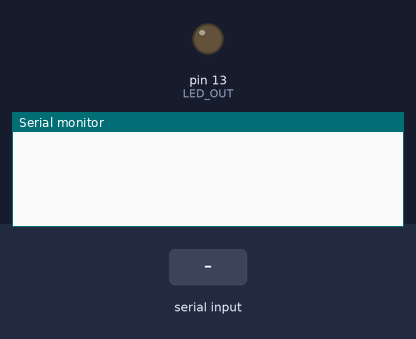
Bench run of a sketch on a simulated Arduino Uno, built with avr-gcc and run on an emulated ATmega328P. Shown: output pins drawn as LEDs (lit = HIGH), the last lines printed to the serial monitor. Inputs (shaded band) come from the test bench.

Above: at 1.2 s.
1.3 s: "90,45\n" received over Serial
At 2.5 s:
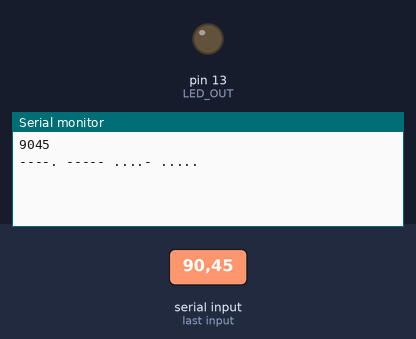
2.8 s: "30,150\n" received over Serial
At 3.9 s:
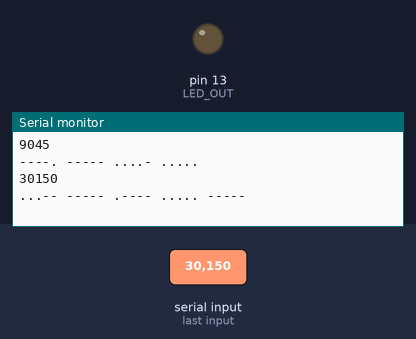
4.3 s: "32\n" received over Serial
At 4.8 s:
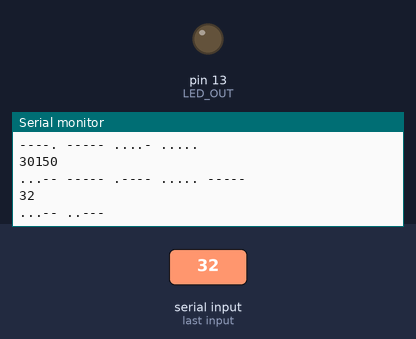

The sketch:

Text-To-Morse.ino
```cpp
// The following code accepts strings (ended by CR or NL) and prints the equivalent morse code of the string.
// The printed morse code is also sent on a pin (default: LED_BUILTIN) to display it with correct time units
// Danila Fedotov; last edited: 11/03/2022

#define DEBUG_MODE
#define DEBUG_PRINT_WORD_SPACES
#define DEBUG_LETTER_SPACE_CHAR ' ' //Char that represents space between letter sequences
#define DEBUG_WORD_SPACE_CHAR '\n'  //Char that represents space between word sequences
#define DEBUG_DASH_CHAR '-'         //Char that represents dash
#define DEBUG_DOT_CHAR '.'          //Char that represents dot

// #define TIMED_MODE //if defined, executes delays for morse code, otherwise instantenous prints

#define LED_OUT LED_BUILTIN //LED used to display morse code

#define TIME_UNIT               1000  //Used to change time constant (default: 1000ms)
#define DOT_LENGTH              1     //Length of dot in number of time units
#define DASH_LENGTH             3     //Length of dash in number of time units
#define LETTER_SPACE_LENGTH     3     //Length of space between dots and dashed in time units
#define WORD_SPACE_LENGTH       7     //Length of space between words in time units
#define INTER_LENGTH            1     //Length between symbools

#define DOT_TIME            (TIME_UNIT * DOT_LENGTH) //Dot time after time unit applied
#define DASH_TIME           (TIME_UNIT * DASH_LENGTH) //Dash time after time unit applied
#define LETTER_SPACE_TIME   (TIME_UNIT * LETTER_SPACE_LENGTH)//Time for space between dots and dashes after time units applied
#define WORD_SPACE_TIME     (TIME_UNIT * (WORD_SPACE_LENGTH - LETTER_SPACE_LENGTH)) //Time for space between words after time units applied
#define INTER_TIME          (TIME_UNIT * INTER_LENGTH) //Time between symbols

//Dynamic character array structure
typedef struct {
  char *array;
  uint8_t size;
} char_array;

//Function definitons
void send_morse_letter(uint8_t enc);
uint8_t encode_to_morse_seq(char ch);
void insert_array(char_array *a, char element);
void flush_array(char_array *a);
void send_morse_string();
char to_upper_case(char ch);
boolean is_morse_char(char ch);

void send_code(uint16_t time_delay, char ch, uint8_t pin_state);
void send_letter_space();
void send_word_space();
void send_dash();
void send_dot();
void send_inter();

//Global Variables
char_array serial_buffer; // Serial buffer to store all characters sent via UART

const PROGMEM uint8_t morse_enc[37] = { //Morse sequences each encoded in 1 byte; encoding: 0b[XXXXX][XXX] / 0b[Sequence][Sequence Length]
  0b01000010, //A
  0b10000100, //B
  0b10100100, //C
  0b10000011, //D
  0b00000001, //E
  0b00100100, //F
  0b11000011, //G
  0b00000100, //H
  0b00000010, //I
  0b01110100, //J
  0b10100011, //K
  0b01000100, //L
  0b11000010, //M
  0b10000010, //N
  0b11100011, //O
  0b01100100, //P
  0b11010100, //Q
  0b01000011, //R
  0b00000011, //S
  0b10000001, //T
  0b00100011, //U
  0b00010100, //V
  0b01100011, //W
  0b10010100, //X
  0b10110100, //Y
  0b11000100, //Z
  0b11111101, //0
  0b01111101, //1
  0b00111101, //2
  0b00011101, //3
  0b00001101, //4
  0b00000101, //5
  0b10000101, //6
  0b11000101, //7
  0b11100101, //8
  0b11110101, //9
  0b00000111  //SPACE
};

void setup() {
  Serial.begin(9600);
  pinMode(LED_OUT, OUTPUT);
  serial_buffer.size = 0;
}

void loop() {
  if (Serial.available()) {
    char ch = to_upper_case(Serial.read()); //Capitalises if letter
    if (is_morse_char(ch)) {
      if ((ch == 32) && (serial_buffer.array[serial_buffer.size - 1] == 32)) {
        return;
      }
      insert_array(&serial_buffer, ch);
    } else if ((ch == 13) || (ch == 10)) {
      send_morse_string();
    }
  }
}

void send_morse_letter(uint8_t enc) { // accepts encoded morse sequence byte
  uint8_t len = (enc & 0b00000111); //3 LSBs are bits to represent morse sequence length
  if (len == 7) { //Encoding for space
    send_word_space();
    return;
  }
  for (uint8_t i = 0; i < len; i++) { //Move through byte sequence
    if (((enc << i) & 0b10000000) == 0b10000000) { //Test if front bit is dot (0) or dash(1)
      send_dash();
    } else {
      send_dot();
    }
    if (i == len - 1) {
      send_letter_space();
    } else {
      send_inter();
    }
  }
}

// Only accepts capitalized alphanums
uint8_t encode_to_morse_seq(char ch) {
  uint8_t offset = 0;
  if ((ch > 64) && (ch < 91 )) {
    offset = ch - 'A';
  } else if ((ch > 47) && (ch < 58)) {
    offset = ch - '0' + 26;
  } else if (ch == 32) {
    offset = 36;
  }
  return pgm_read_byte_near(morse_enc + offset);
}

void insert_array(char_array * a, char element) {
  a->size++;
  a->array = (char*) realloc(a->array, a->size); //Increase array size
  a->array[a->size - 1] = element;
}

void flush_array(char_array * a) {
  free(a->array); //Clear array
  a->array = NULL;
  a->size = 0;
}

void send_morse_string() {
  //Print normal string
  for (int i = 0; i < serial_buffer.size; i++) {
#ifdef DEBUG_MODE
    Serial.print(serial_buffer.array[i]);
#endif
  }
#ifdef DEBUG_MODE
  Serial.println('\n');
#endif

  //Send/Print Morse Code
  for (int i = 0; i < serial_buffer.size; i++) {
    send_morse_letter(encode_to_morse_seq(serial_buffer.array[i]));
  }
#ifdef DEBUG_MODE
  Serial.print('\n');
#endif
  flush_array(&serial_buffer);
}

void send_letter_space() {
  send_code(LETTER_SPACE_TIME, DEBUG_LETTER_SPACE_CHAR, LOW);
}

void send_word_space() {
  send_code(WORD_SPACE_TIME, DEBUG_WORD_SPACE_CHAR, LOW);
}

void send_dash() {
  send_code(DASH_TIME, DEBUG_DASH_CHAR, HIGH);
}

void send_dot() {
  send_code(DOT_TIME, DEBUG_DOT_CHAR, HIGH);
}

void send_inter() {
  send_code(INTER_TIME, NULL, LOW);
}

void send_code(uint16_t time_delay, char ch, uint8_t pin_state) {
  if (ch != NULL) {
#ifdef DEBUG_MODE
    Serial.print(ch);
#endif
  }
#ifdef TIMED_MODE
  digitalWrite(LED_OUT, pin_state);
  delay(time_delay);
#endif
}

boolean is_morse_char(char ch) { //Checks if character is allowed for morse
  if ((ch > 64) && (ch < 91 )) {
    return true;
  } else if (ch > 47 && ch < 58) {
    return true;
  } else if (ch == 32) {
    return true;
  }
  return false;
}

char to_upper_case(char ch) {
  if ((ch > 96) && (ch < 123)) {
    return ch - 32;
  }
  return ch;
}
```

Measured:
- after the input at 1.3 s, the serial monitor: prints a new line at once (image 1)
- after the input at 2.8 s, the serial monitor: prints a new line at once (image 2)
- after the input at 4.3 s, the serial monitor: prints a new line at once (image 3)
